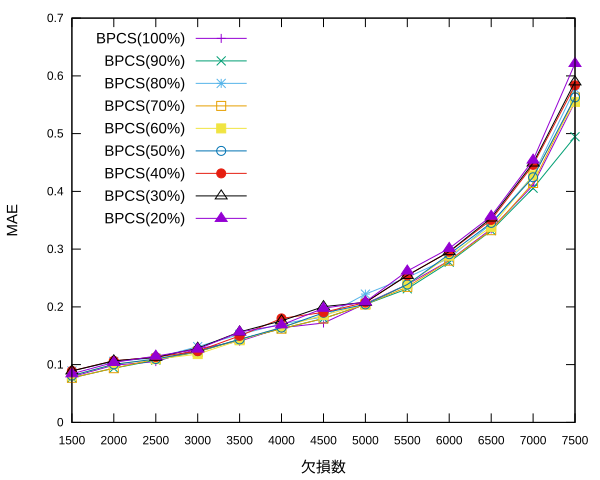

Write gnuplot code to recreate this figure.
set terminal svg
set output "bpcs_overlap.svg"
set key left font "Arial,15"
set xlabel "欠損数" font "Arial,15"
set ylabel "MAE" font "Arial,15"
set xrange [1500:7500]
set yrange [0:0.7]
set xtics 500
plot \
"../artificiality_MP19_overlap_threshold0.000000/BPCS_OVERLAP_averageMAE.txt" with linespoints title "BPCS(100%)",\
"../artificiality_MP19_overlap_threshold0.100000/BPCS_OVERLAP_averageMAE.txt" with linespoints title "BPCS(90%)",\
"../artificiality_MP19_overlap_threshold0.200000/BPCS_OVERLAP_averageMAE.txt" with linespoints title "BPCS(80%)",\
"../artificiality_MP19_overlap_threshold0.300000/BPCS_OVERLAP_averageMAE.txt" with linespoints title "BPCS(70%)",\
"../artificiality_MP19_overlap_threshold0.400000/BPCS_OVERLAP_averageMAE.txt" with linespoints title "BPCS(60%)",\
"../artificiality_MP19_overlap_threshold0.500000/BPCS_OVERLAP_averageMAE.txt" with linespoints title "BPCS(50%)",\
"../artificiality_MP19_overlap_threshold0.600000/BPCS_OVERLAP_averageMAE.txt" with linespoints title "BPCS(40%)",\
"../artificiality_MP19_overlap_threshold0.700000/BPCS_OVERLAP_averageMAE.txt" with linespoints title "BPCS(30%)",\
"../artificiality_MP19_overlap_threshold0.800000/BPCS_OVERLAP_averageMAE.txt" with linespoints title "BPCS(20%)",\
"../artificiality_MP19_overlap_threshold0.900000/BPCS_OVERLAP_averageMAE.txt" with linespoints title "BPCS(10%)",\
